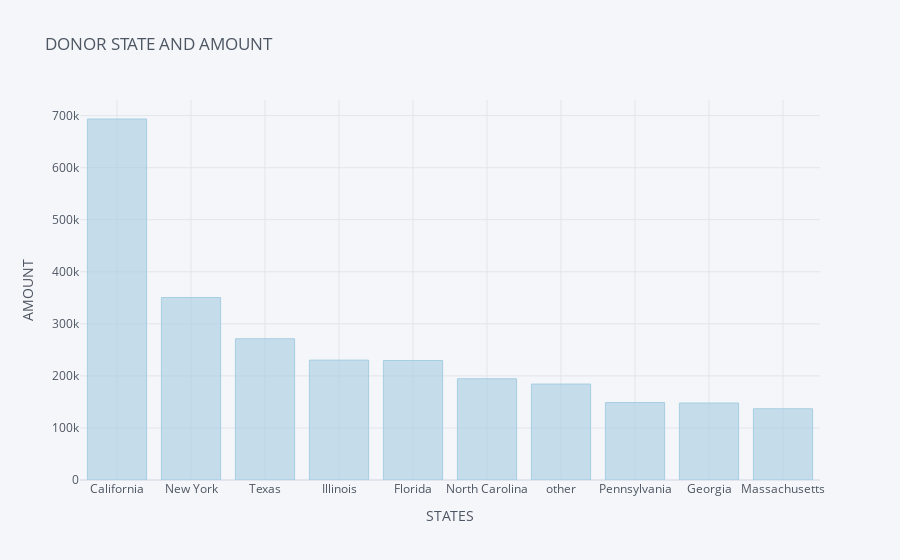

The cell this chart's notebook holds for it:
### Code cell
# let's plot this
donor.iplot(kind = 'bar',
           xTitle='STATES',
           yTitle='AMOUNT',
           title='DONOR STATE AND AMOUNT',
           colorscale='paired')

### Figure 1 — Plotly figure (JSON) as saved in the notebook; plotly's stock layout.template omitted (floating-point values rounded to 4 significant figures)
{"data": [{"marker": {"color": "rgba(166, 206, 227, 0.6)", "line": {"color": "rgba(166, 206, 227, 1.0)", "width": 1}}, "name": "Donor ID", "orientation": "v", "text": "", "type": "bar", "x": ["California", "New York", "Texas", "Illinois", "Florida", "North Carolina", "other", "Pennsylvania", "Georgia", "Massachusetts"], "y": [693577, 350553, 271348, 230350, 229542, 194465, 184324, 148752, 147897, 136845]}], "layout": {"legend": {"bgcolor": "#F5F6F9", "font": {"color": "#4D5663"}}, "paper_bgcolor": "#F5F6F9", "plot_bgcolor": "#F5F6F9", "title": {"font": {"color": "#4D5663"}, "text": "DONOR STATE AND AMOUNT"}, "xaxis": {"gridcolor": "#E1E5ED", "showgrid": true, "tickfont": {"color": "#4D5663"}, "title": {"font": {"color": "#4D5663"}, "text": "STATES"}, "zerolinecolor": "#E1E5ED"}, "yaxis": {"gridcolor": "#E1E5ED", "showgrid": true, "tickfont": {"color": "#4D5663"}, "title": {"font": {"color": "#4D5663"}, "text": "AMOUNT"}, "zerolinecolor": "#E1E5ED"}}}
